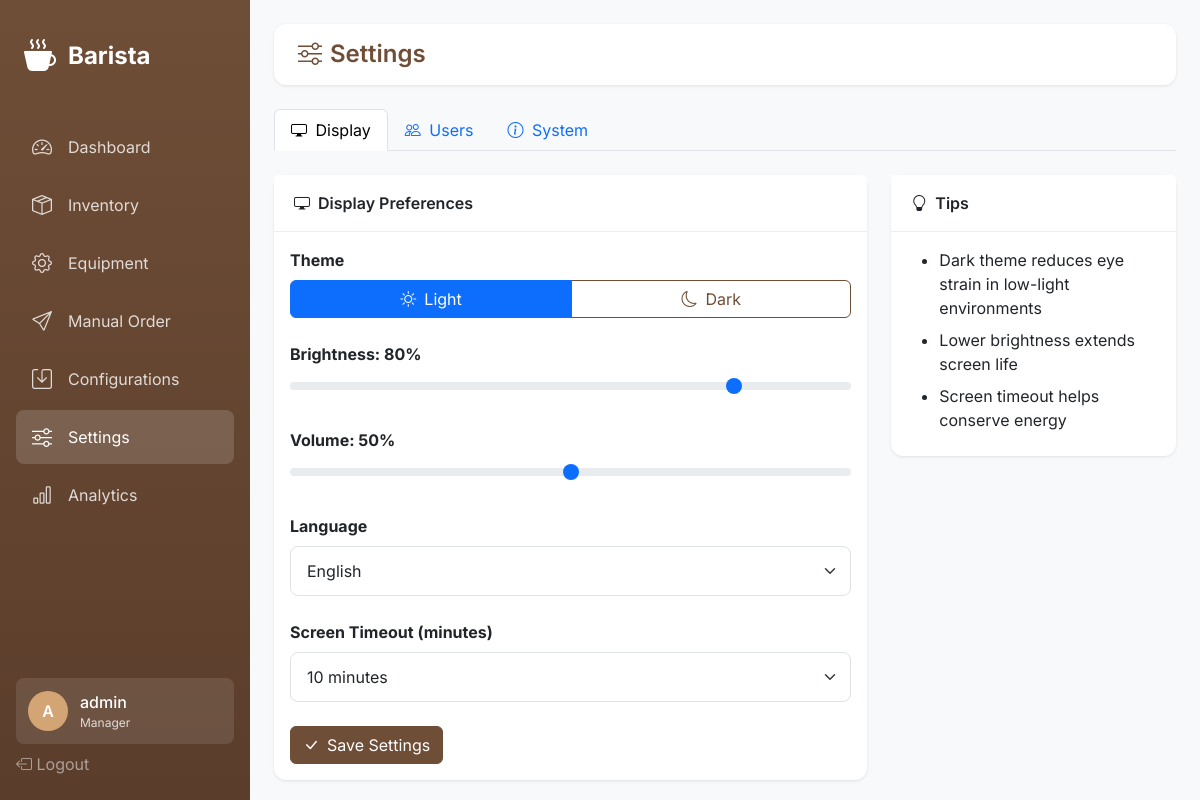
/settings/ (signed in), run on the app's committed database.
### barista_app/models.py (models this page shows, shortened)
class UserProfile(AbstractUser):
    ROLE_CHOICES = [
        ('barista', 'Barista'),
        ('technician', 'Technician'),
        ('supervisor', 'Supervisor'),
        ('manager', 'Manager'),
    ]
    role = models.CharField(max_length=20, choices=ROLE_CHOICES, default='barista')
    last_activity = models.DateTimeField(null=True, blank=True)
    class Meta:
        db_table = 'user_profiles'

class SystemSettings(models.Model):
    THEME_CHOICES = [
        ('light', 'Light'),
        ('dark', 'Dark'),
    ]
    LANGUAGE_CHOICES = [
        ('en', 'English'),
        ('es', 'Spanish'),
        ('fr', 'French'),
    ]
    theme = models.CharField(max_length=10, choices=THEME_CHOICES, default='light')
    brightness = models.IntegerField(
        default=80,
        validators=[MinValueValidator(0), MaxValueValidator(100)]
    )
    volume = models.IntegerField(
        default=50,
        validators=[MinValueValidator(0), MaxValueValidator(100)]
    )
    language = models.CharField(max_length=5, choices=LANGUAGE_CHOICES, default='en')
    screen_timeout_minutes = models.IntegerField(
        default=10,
        validators=[MinValueValidator(1), MaxValueValidator(60)]
    )
    robot_version = models.CharField(max_length=20, default='v2.3.1')
    firmware_version = models.CharField(max_length=20, default='v1.8.5')
    ip_address = models.CharField(max_length=45, default='192.168.1.100')
    last_sync = models.DateTimeField(null=True, blank=True)
    updated_at = models.DateTimeField(auto_now=True)
    class Meta:
        db_table = 'system_settings'
        verbose_name_plural = 'System settings'
    @classmethod
    def get_settings(cls):
        settings, _ = cls.objects.get_or_create(pk=1)
        return settings

### barista_app/views.py (the view)
# urls.py: path('settings/', views.settings_display, name='settings-display'),
@login_required
def settings_display(request):
    settings = SystemSettings.get_settings()
    return render(request, 'barista/settings/display.html', {
        'settings': settings,
    })

### barista_app/templates/barista/settings/display.html (shortened to what this page needs)
{% extends 'barista/base.html' %}
{% block content %}
<div class="top-bar">
    <h1 class="page-title">
        <i class="bi bi-sliders me-2"></i>Settings
    </h1>
</div>
<ul class="nav nav-tabs mb-4">
    <li class="nav-item">
        <a class="nav-link active" href="{% url 'settings-display' %}">
            <i class="bi bi-display me-1"></i> Display
        </a>
    </li>
    <li class="nav-item">
        <a class="nav-link" href="{% url 'settings-users' %}">
            <i class="bi bi-people me-1"></i> Users
        </a>
    </li>
    <li class="nav-item">
        <a class="nav-link" href="{% url 'settings-system' %}">
            <i class="bi bi-info-circle me-1"></i> System
        </a>
    </li>
</ul>
<div class="row">
    <div class="col-lg-8">
        <div class="card">
            <div class="card-header">
                <i class="bi bi-display me-2"></i>Display Preferences
            </div>
            <div class="card-body">
                <form id="display-form">
                    <div class="mb-4">
                        <label class="form-label fw-bold">Theme</label>
                        <div class="btn-group w-100" role="group">
                            <label class="btn btn-outline-primary" for="theme-light">
                                <i class="bi bi-sun me-2"></i>Light
                            </label>
                            <label class="btn btn-outline-primary" for="theme-dark">
                                <i class="bi bi-moon me-2"></i>Dark
                            </label>
                        </div>
                    </div>
                    <div class="mb-4">
                        <label class="form-label fw-bold">
                            Brightness: <span id="brightness-value">{{ settings.brightness }}</span>%
                        </label>
                        <input type="range" class="form-range" id="brightness" name="brightness"
                               min="0" max="100" value="{{ settings.brightness }}"
                               oninput="document.getElementById('brightness-value').textContent = this.value">
                    </div>
                    <div class="mb-4">
                        <label class="form-label fw-bold">
                            Volume: <span id="volume-value">{{ settings.volume }}</span>%
                        </label>
                        <input type="range" class="form-range" id="volume" name="volume"
                               min="0" max="100" value="{{ settings.volume }}"
                               oninput="document.getElementById('volume-value').textContent = this.value">
                    </div>
                    <div class="mb-4">
                        <label class="form-label fw-bold">Language</label>
                        <select class="form-select" id="language" name="language">
                            <option value="en" {% if settings.language == 'en' %}selected{% endif %}>English</option>
                        </select>
                    </div>
                    <div class="mb-4">
                        <label class="form-label fw-bold">Screen Timeout (minutes)</label>
                        <select class="form-select" id="screen_timeout" name="screen_timeout_minutes">
                            <option value="10" {% if settings.screen_timeout_minutes == 10 %}selected{% endif %}>10 minutes</option>
                        </select>
                    </div>
                    <button type="submit" class="btn btn-primary">
                        <i class="bi bi-check-lg me-2"></i>Save Settings
                    </button>
                </form>
            </div>
        </div>
    </div>
    <div class="col-lg-4">
        <div class="card">
            <div class="card-header">
                <i class="bi bi-lightbulb me-2"></i>Tips
            </div>
            <div class="card-body">
                <ul class="mb-0">
                    <li class="mb-2">Dark theme reduces eye strain in low-light environments</li>
                    <li class="mb-2">Lower brightness extends screen life</li>
                    <li class="mb-2">Screen timeout helps conserve energy</li>
                </ul>
            </div>
        </div>
    </div>
</div>
{% endblock %}

### barista_app/templates/barista/base.html (shortened to what this page needs)
{% load static %}
<!DOCTYPE html>
<html lang="en" data-bs-theme="light">
<head>
    <link href="https://cdn.jsdelivr.net/npm/bootstrap@5.3.2/dist/css/bootstrap.min.css" rel="stylesheet">
    <link href="https://cdn.jsdelivr.net/npm/bootstrap-icons@1.11.1/font/bootstrap-icons.css" rel="stylesheet">
</head>
<body>
    {% if user.is_authenticated %}
    <nav class="sidebar">
        <a href="{% url 'dashboard' %}" class="sidebar-brand">
            <i class="bi bi-cup-hot-fill"></i>
            <span>Barista</span>
        </a>
        <ul class="sidebar-nav">
            <li class="nav-item">
                <a href="{% url 'dashboard' %}" class="nav-link {% if request.resolver_match.url_name == 'dashboard' %}active{% endif %}">
                    <i class="bi bi-speedometer2"></i>
                    <span>Dashboard</span>
                </a>
            </li>
            <li class="nav-item">
                <a href="{% url 'inventory-dashboard' %}" class="nav-link {% if 'inventory' in request.path %}active{% endif %}">
                    <i class="bi bi-box-seam"></i>
                    <span>Inventory</span>
                </a>
            </li>
            <li class="nav-item">
                <a href="{% url 'equipment-overview' %}" class="nav-link {% if 'equipment' in request.path %}active{% endif %}">
                    <i class="bi bi-gear"></i>
                    <span>Equipment</span>
                </a>
            </li>
            <li class="nav-item">
                <a href="{% url 'manual-order' %}" class="nav-link {% if request.resolver_match.url_name == 'manual-order' %}active{% endif %}">
                    <i class="bi bi-send"></i>
                    <span>Manual Order</span>
                </a>
            </li>
            <li class="nav-item">
                <a href="{% url 'configurations-list' %}" class="nav-link {% if 'configurations' in request.path %}active{% endif %}">
                    <i class="bi bi-save"></i>
                    <span>Configurations</span>
                </a>
            </li>
            <li class="nav-item">
                <a href="{% url 'settings-display' %}" class="nav-link {% if 'settings' in request.path %}active{% endif %}">
                    <i class="bi bi-sliders"></i>
                    <span>Settings</span>
                </a>
            </li>
            <li class="nav-item">
                <a href="{% url 'analytics-overview' %}" class="nav-link {% if 'analytics' in request.path %}active{% endif %}">
                    <i class="bi bi-bar-chart"></i>
                    <span>Analytics</span>
                </a>
            </li>
        </ul>
        <div class="sidebar-footer">
            <div class="user-info">
                <div class="user-avatar">
                    {{ user.username|slice:":1"|upper }}
                </div>
                <div class="user-details">
                    <div class="user-name">{{ user.username }}</div>
                    <div class="user-role">{{ user.get_role_display }}</div>
                </div>
            </div>
            <a href="{% url 'logout' %}" class="nav-link text-white-50">
                <i class="bi bi-box-arrow-left"></i>
                <span>Logout</span>
            </a>
        </div>
    </nav>
    {% endif %}
    <main class="main-content {% if not user.is_authenticated %}ms-0{% endif %}">
        {% block content %}{% endblock %}
    </main>
</body>
</html>

### barista_app/templates/barista/base.html (style rules this page uses)
:root { --sidebar-width: 250px; --primary-color: #6f4e37; --secondary-color: #c4a484; --accent-color: #d4a574; }
* { font-family: 'Inter', sans-serif; }
body { background-color: #f8f9fa; min-height: 100vh; }
.sidebar { position: fixed; top: 0; left: 0; height: 100vh; width: var(--sidebar-width); background: linear-gradient(180deg, var(--primary-color) 0%, #5a3d2b 100%); padding: 1.5rem 1rem; z-index: 1000; transition: transform 0.3s ease; }
.sidebar-brand { color: white; font-size: 1.5rem; font-weight: 700; text-decoration: none; display: flex; align-items: center; gap: 0.75rem; padding: 0.5rem; margin-bottom: 2rem; }
.sidebar-brand i { font-size: 2rem; }
.sidebar-nav { list-style: none; padding: 0; margin: 0; }
.sidebar-nav .nav-item { margin-bottom: 0.25rem; }
.sidebar-nav .nav-link { color: rgba(255, 255, 255, 0.8); padding: 0.75rem 1rem; border-radius: 0.5rem; display: flex; align-items: center; gap: 0.75rem; text-decoration: none; transition: all 0.2s; }
.sidebar-nav .nav-link:hover, .sidebar-nav .nav-link.active { background: rgba(255, 255, 255, 0.15); color: white; }
.sidebar-nav .nav-link i { font-size: 1.25rem; width: 1.5rem; }
.sidebar-footer { position: absolute; bottom: 1.5rem; left: 1rem; right: 1rem; }
.user-info { background: rgba(255, 255, 255, 0.1); border-radius: 0.5rem; padding: 0.75rem; color: white; display: flex; align-items: center; gap: 0.75rem; margin-bottom: 0.5rem; }
.user-avatar { width: 40px; height: 40px; border-radius: 50%; background: var(--accent-color); display: flex; align-items: center; justify-content: center; font-weight: 600; }
.user-details { flex: 1; overflow: hidden; }
.user-name { font-weight: 500; white-space: nowrap; overflow: hidden; text-overflow: ellipsis; }
.user-role { font-size: 0.75rem; opacity: 0.8; }
.main-content { margin-left: var(--sidebar-width); padding: 1.5rem; min-height: 100vh; }
.top-bar { background: white; border-radius: 0.75rem; padding: 1rem 1.5rem; margin-bottom: 1.5rem; display: flex; justify-content: space-between; align-items: center; box-shadow: 0 1px 3px rgba(0,0,0,0.1); }
.page-title { font-size: 1.5rem; font-weight: 600; color: var(--primary-color); margin: 0; }
.card { border: none; border-radius: 0.75rem; box-shadow: 0 1px 3px rgba(0,0,0,0.1); }
.card-header { background: white; border-bottom: 1px solid #eee; font-weight: 600; padding: 1rem 1.25rem; }
.form-control, .form-select { border-radius: 0.5rem; padding: 0.75rem 1rem; border: 1px solid #dee2e6; }
.btn-primary { background: var(--primary-color); border-color: var(--primary-color); }
.btn-outline-primary { color: var(--primary-color); border-color: var(--primary-color); }

### data on the page
UserProfile: username "A", username "admin", role "Manager"
SystemSettings: brightness "80", volume "50", language "English", screen_timeout_minutes "10 minutes"
